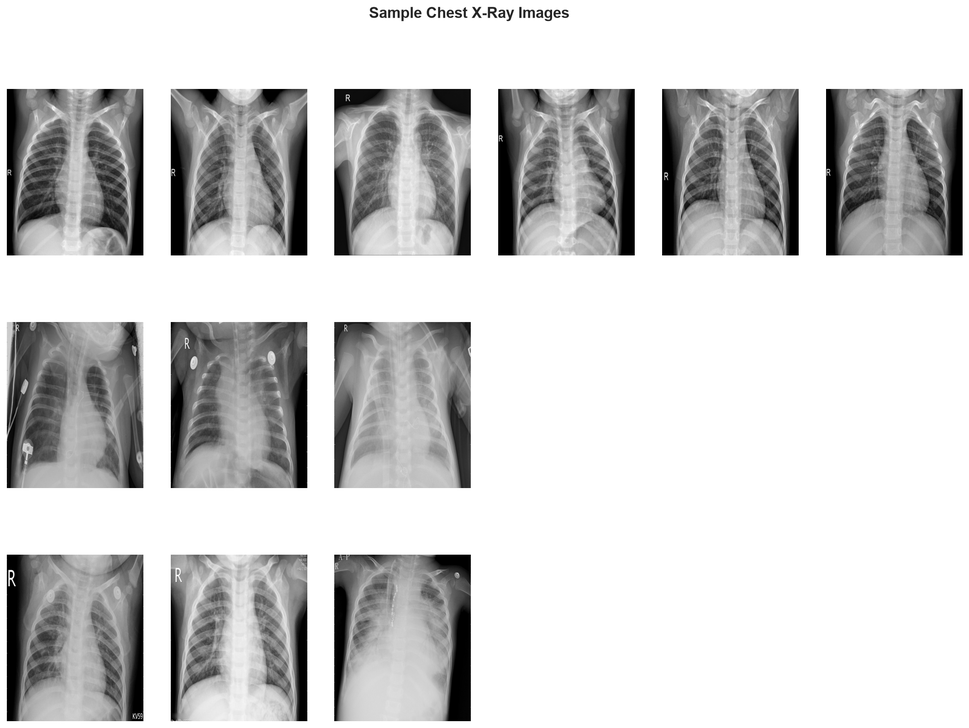
#> input picture reports/01_eda/eda_sample_gallery.png, 969 x 728 px, shrunk from 2122 x 1596 before the run
$ python -i expert_system.py   (imports and definitions only)   (older library calls are emulated)
#> lines starting #> are read from the running program, lines starting #| are printed output that depends on the picture; after the words box and inside, x2 and y2 are one past the last pixel; in counts of white or black regions, pixels touching at a corner belong together
"""
Rule-based Expert System for Chest X-Ray Analysis.

Encodes radiological knowledge as computable rules:
  - Lung opacity / consolidation detection
  - Texture heterogeneity (GLCM features)
  - Lung density distribution
  - Opacification pattern classification

Each rule returns a score in [0, 1] where higher = more likely pneumonia.
The final expert score is a weighted combination of all rules.
"""
from dataclasses import dataclass, field
from typing import Dict, List, Optional, Tuple

import cv2
import numpy as np
from skimage.feature import graycomatrix, graycoprops
from skimage.filters import threshold_otsu
from skimage.morphology import closing, disk, opening
from skimage.measure import regionprops, label as sk_label


@dataclass
class ExpertFindings:
    """Structured report from the expert system."""
    opacity_score: float = 0.0
    texture_score: float = 0.0
    density_score: float = 0.0
    consolidation_score: float = 0.0
    final_score: float = 0.0
    prediction: int = 0               # 0=NORMAL, 1=PNEUMONIA
    confidence: float = 0.0
    findings: List[str] = field(default_factory=list)
    feature_vector: np.ndarray = field(default_factory=lambda: np.array([]))

    @property
    def is_high_confidence(self) -> bool:
        return self.confidence >= 0.85


class ChestExpertSystem:
    """
    Symbolic expert system that mimics radiologist diagnostic criteria.

    Rules are based on:
    - ACR/RSNA pneumonia diagnosis guidelines
    - Opacity: air-space opacification in lung fields
    - Consolidation: replacement of air by fluid/tissue
    - Texture: heterogeneous vs homogeneous lung parenchyma
    """

    def __init__(
        self,
        opacity_threshold: float = 0.35,
        glcm_distances: List[int] = None,
        glcm_angles: List[float] = None,
        opacity_weight: float = 0.40,
        texture_weight: float = 0.35,
        density_weight: float = 0.25,
        expert_override_threshold: float = 0.85,
    ):
        self.opacity_threshold = opacity_threshold
        self.glcm_distances = glcm_distances or [1, 3, 5]
        self.glcm_angles = glcm_angles or [0, np.pi/4, np.pi/2, 3*np.pi/4]
        self.opacity_weight = opacity_weight
        self.texture_weight = texture_weight
        self.density_weight = density_weight
        self.override_threshold = expert_override_threshold

    def preprocess(self, image: np.ndarray) -> np.ndarray:
        """Standardize image for rule evaluation."""
        if image.ndim == 3:
            gray = cv2.cvtColor(image, cv2.COLOR_RGB2GRAY)
        else:
            gray = image.copy()

        # CLAHE: enhance local contrast (standard in chest X-ray processing)
        clahe = cv2.createCLAHE(clipLimit=2.0, tileGridSize=(8, 8))
        enhanced = clahe.apply(gray)
        # Normalize to [0, 1]
        return enhanced.astype(np.float32) / 255.0

    def extract_lung_roi(self, gray: np.ndarray) -> Tuple[np.ndarray, np.ndarray]:
        """
        Rough lung segmentation using adaptive thresholding + morphology.

        Returns (roi_image, lung_mask).
        """
        gray_uint8 = (gray * 255).astype(np.uint8)

        # Otsu threshold to separate lung field from surrounding tissue
        thresh = threshold_otsu(gray_uint8)
        binary = gray_uint8 < thresh  # lungs are darker than bones/mediastinum

        # Morphological operations to clean up lung mask
        cleaned = closing(binary, disk(5))
        cleaned = opening(cleaned, disk(3))

        # Keep only the two largest connected components (left + right lung)
        labeled = sk_label(cleaned)
        props = sorted(regionprops(labeled), key=lambda r: r.area, reverse=True)
        lung_mask = np.zeros_like(binary, dtype=bool)
        for prop in props[:2]:  # top 2 regions = lungs
            lung_mask[labeled == prop.label] = True

        # Fallback: if segmentation fails, use center crop as ROI
        if lung_mask.sum() < 0.05 * gray.size:
            h, w = gray.shape
            lung_mask[h//6:5*h//6, w//6:5*w//6] = True

        roi = gray.copy()
        roi[~lung_mask] = 0.0
        return roi, lung_mask

    # ──────────────────────────────────────────────────────────────────────
    # RULE 1 — Opacity Rule
    # Pneumonia causes air-space opacification: lung regions become brighter
    # than expected. Elevated mean intensity within lung ROI → opacity.
    # ──────────────────────────────────────────────────────────────────────
    def _opacity_rule(self, roi: np.ndarray, mask: np.ndarray) -> Tuple[float, str]:
        lung_pixels = roi[mask]
        if len(lung_pixels) == 0:
            return 0.5, "Could not evaluate opacity (mask empty)"

        mean_intensity = float(lung_pixels.mean())
        std_intensity = float(lung_pixels.std())

        # High mean + low std → consolidation (fluid filling air spaces)
        opacity_score = np.clip(mean_intensity / 0.6, 0, 1)
        homogeneity_penalty = np.clip(1 - std_intensity / 0.3, 0, 0.3)
        score = np.clip(opacity_score + homogeneity_penalty, 0, 1)

        finding = (
            f"Lung opacity: mean={mean_intensity:.3f}, std={std_intensity:.3f} → "
            f"{'ELEVATED (consolidation suspected)' if score > 0.5 else 'NORMAL range'}"
        )
        return float(score), finding

    # ──────────────────────────────────────────────────────────────────────
    # RULE 2 — Texture Heterogeneity Rule (GLCM)
    # Pneumonic consolidation alters parenchymal texture:
    # lower correlation, higher contrast, lower homogeneity.
    # ──────────────────────────────────────────────────────────────────────
    def _texture_rule(self, roi: np.ndarray, mask: np.ndarray) -> Tuple[float, str]:
        lung_pixels = roi.copy()
        lung_pixels[~mask] = 0

        # Quantize to 64 levels for GLCM (reduces noise)
        quantized = (lung_pixels * 63).astype(np.uint8)

        glcm = graycomatrix(
            quantized,
            distances=self.glcm_distances,
            angles=self.glcm_angles,
            levels=64,
            symmetric=True,
            normed=True,
        )

        contrast     = float(graycoprops(glcm, "contrast").mean())
        homogeneity  = float(graycoprops(glcm, "homogeneity").mean())
        energy       = float(graycoprops(glcm, "energy").mean())
        correlation  = float(graycoprops(glcm, "correlation").mean())

        # Pneumonia: high contrast, low homogeneity, low energy
        # Normalize each feature to [0,1] contribution
        contrast_score    = np.clip(contrast / 500.0, 0, 1)
        homogeneity_score = np.clip(1 - homogeneity, 0, 1)
        energy_score      = np.clip(1 - energy * 10, 0, 1)
        correlation_score = np.clip(1 - (correlation + 1) / 2, 0, 1)

        score = (contrast_score + homogeneity_score + energy_score + correlation_score) / 4

        finding = (
            f"Texture — contrast={contrast:.1f}, homogeneity={homogeneity:.3f}, "
            f"energy={energy:.4f}, correlation={correlation:.3f} → "
            f"{'ABNORMAL (heterogeneous)' if score > 0.5 else 'NORMAL'}"
        )
        return float(np.clip(score, 0, 1)), finding

    # ──────────────────────────────────────────────────────────────────────
    # RULE 3 — Density Distribution Rule
    # Pneumonia creates focal/lobar density increases.
    # Asymmetry between upper and lower lung zones indicates pathology.
    # ──────────────────────────────────────────────────────────────────────
    def _density_rule(self, roi: np.ndarray, mask: np.ndarray) -> Tuple[float, str]:
        h, w = roi.shape
        # Divide lung into quadrants
        upper = roi[:h//2, :]
        lower = roi[h//2:, :]
        upper_mask = mask[:h//2, :]
        lower_mask = mask[h//2:, :]

        upper_mean = float(upper[upper_mask].mean()) if upper_mask.any() else 0
        lower_mean = float(lower[lower_mask].mean()) if lower_mask.any() else 0

        # High asymmetry → focal consolidation
        asymmetry = abs(upper_mean - lower_mean)
        overall_density = (upper_mean + lower_mean) / 2

        # Basal pneumonia is most common → lower zone higher than upper
        basal_predominance = max(0, lower_mean - upper_mean)

        score = np.clip(
            asymmetry * 3 + overall_density * 0.5 + basal_predominance * 2,
            0, 1
        )

        finding = (
            f"Density distribution — upper_zone={upper_mean:.3f}, lower_zone={lower_mean:.3f}, "
            f"asymmetry={asymmetry:.3f} → "
            f"{'FOCAL DENSITY (basal consolidation suspected)' if score > 0.5 else 'NORMAL distribution'}"
        )
        return float(score), finding

    # ──────────────────────────────────────────────────────────────────────
    # RULE 4 — Consolidation Pattern Rule
    # Uses Otsu thresholding to identify high-density focal regions
    # inconsistent with normal aeration.
    # ──────────────────────────────────────────────────────────────────────
    def _consolidation_rule(self, roi: np.ndarray, mask: np.ndarray) -> Tuple[float, str]:
        lung_pixels = roi[mask]
        if len(lung_pixels) < 100:
            return 0.5, "Insufficient lung area for consolidation analysis"

        # Pixels above 60th percentile of lung intensity = dense regions
        high_thresh = np.percentile(lung_pixels, 60)
        dense_region = (roi > high_thresh) & mask
        consolidation_ratio = dense_region.sum() / mask.sum()

        # Very high ratio (>0.35) with high intensity = consolidation
        score = np.clip(consolidation_ratio / 0.35, 0, 1) * float(roi[mask].mean() > 0.3)

        finding = (
            f"Consolidation — dense_ratio={consolidation_ratio:.3f}, "
            f"mean_lung_intensity={float(roi[mask].mean()):.3f} → "
            f"{'CONSOLIDATION PATTERN' if score > 0.5 else 'NORMAL aeration'}"
        )
        return float(np.clip(score, 0, 1)), finding

    def analyze(self, image: np.ndarray) -> ExpertFindings:
        """
        Run full expert system analysis on a single image.

        Args:
            image: RGB or grayscale numpy array (H×W or H×W×3), uint8 [0,255]

        Returns:
            ExpertFindings with per-rule scores and final diagnosis
        """
        gray = self.preprocess(image)
        roi, mask = self.extract_lung_roi(gray)

        opacity_score,       f1 = self._opacity_rule(roi, mask)
        texture_score,       f2 = self._texture_rule(roi, mask)
        density_score,       f3 = self._density_rule(roi, mask)
        consolidation_score, f4 = self._consolidation_rule(roi, mask)

        final_score = (
            self.opacity_weight  * opacity_score +
            self.texture_weight  * texture_score +
            self.density_weight  * (density_score * 0.5 + consolidation_score * 0.5)
        )
        final_score = float(np.clip(final_score, 0, 1))

        prediction = int(final_score >= 0.5)
        confidence = abs(final_score - 0.5) * 2  # distance from decision boundary

        feature_vector = np.array([
            opacity_score, texture_score, density_score,
            consolidation_score, final_score,
        ], dtype=np.float32)

        return ExpertFindings(
            opacity_score=opacity_score,
            texture_score=texture_score,
            density_score=density_score,
            consolidation_score=consolidation_score,
            final_score=final_score,
            prediction=prediction,
            confidence=confidence,
            findings=[f1, f2, f3, f4],
            feature_vector=feature_vector,
        )

    def analyze_batch(self, images: List[np.ndarray]) -> List[ExpertFindings]:
        return [self.analyze(img) for img in images]

    # [5 lines left out: function get_feature_names, not called in this run]

>>> import cv2
>>> picture = cv2.cvtColor(cv2.imread('../../reports/01_eda/eda_sample_gallery.png'), cv2.COLOR_BGR2RGB)
#> picture is the input picture: shape (728, 969, 3); min 0, max 255, mean 205
>>> result = ChestExpertSystem().analyze(picture)
#> in preprocess, `enhanced = clahe.apply(gray)`:
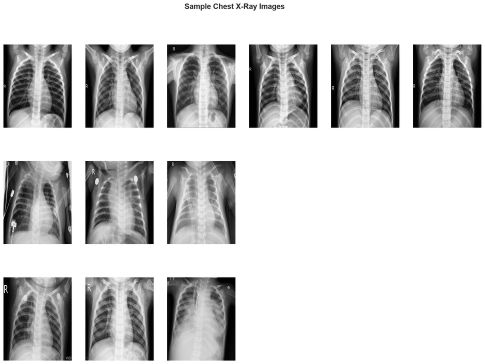
#> enhanced: shape (728, 969) (shown at 1/2 size); min 0, max 255, mean 203.5
#> in extract_lung_roi, `thresh = threshold_otsu(gray_uint8)`: thresh = 163
#> in extract_lung_roi, `binary = gray_uint8 < thresh`:
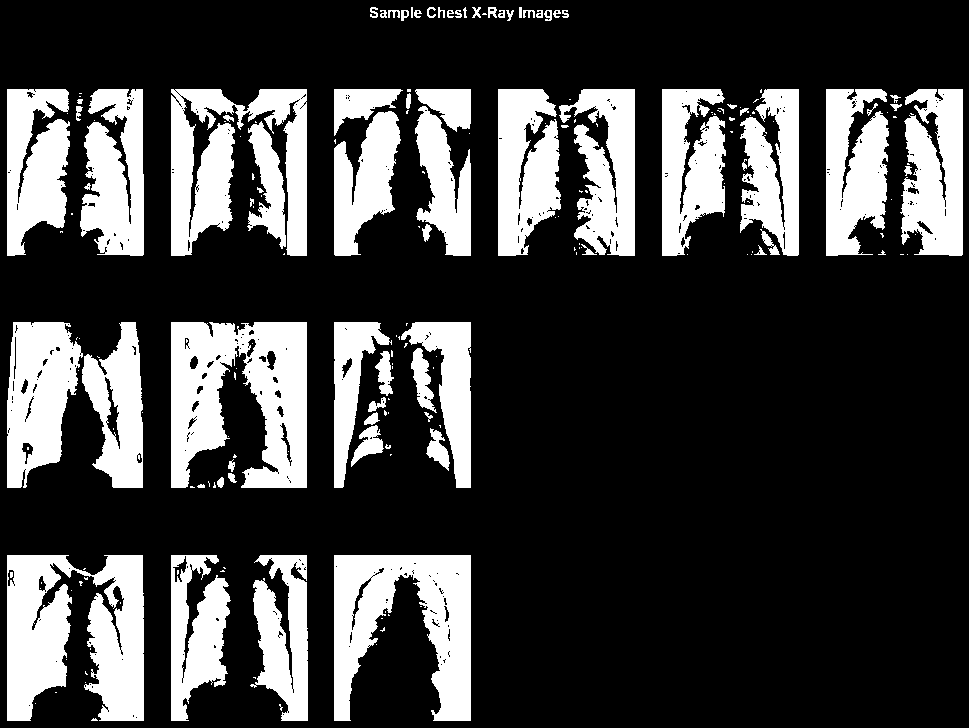
#> binary: shape (728, 969) bool; 25.2% white; 196 white regions (122 under 20 px), largest, box (x1, y1, x2, y2) and area: (7, 555, 144, 721) 16018, (171, 322, 307, 488) 15969, (334, 555, 471, 721) 13580
#> in extract_lung_roi, `labeled = sk_label(cleaned)`:
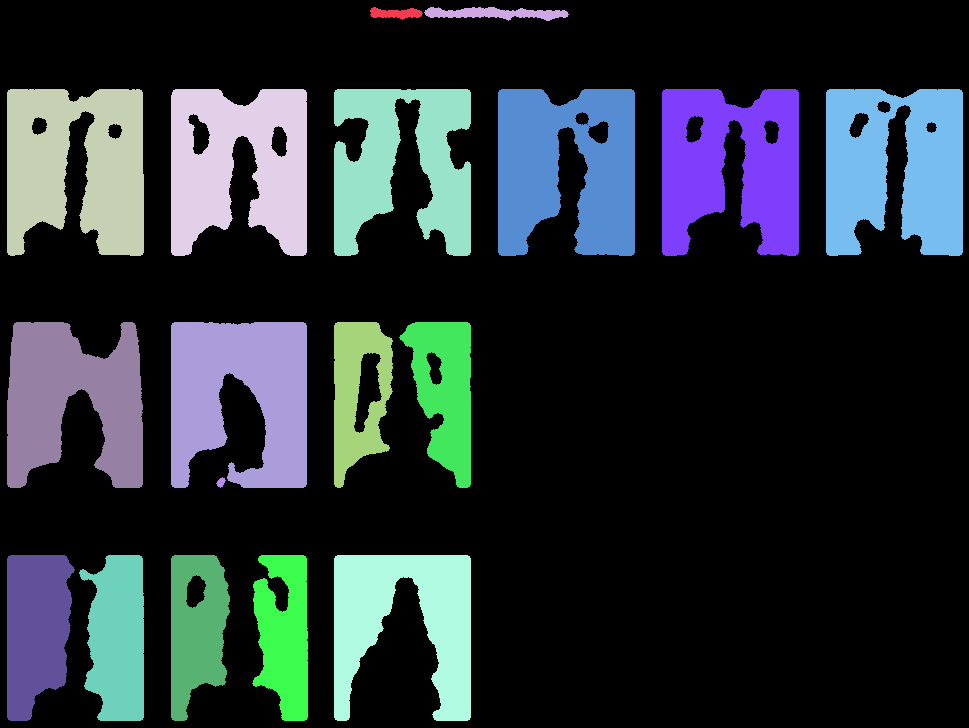
#> labeled: shape (728, 969) int32; 19 distinct labels, from 0 to 18; one colour per label, 0 black
#> in extract_lung_roi, `props = sorted(regionprops(labeled), key=lambda r: r.area, reverse=True)`: props = 18 regions; largest, box (x1, y1, x2, y2) and area: (826, 89, 963, 256) 18304, (498, 89, 635, 256) 18212, (7, 89, 144, 256) 17967, (171, 322, 307, 488) 17690, (662, 89, 799, 256) 17223
#> the loop in extract_lung_roi, `for prop in props[:2]:` made 2 passes
#> in extract_lung_roi, `roi[~lung_mask] = 0.0`:
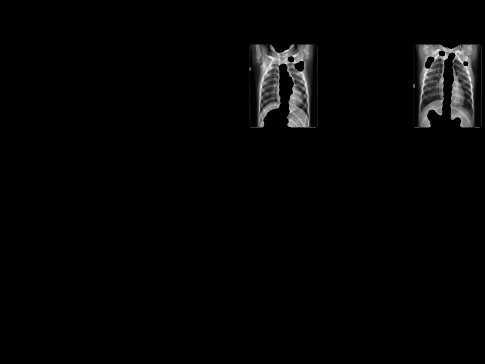
#> roi: shape (728, 969) float32 (shown at 1/2 size); min 0, max 0.976, mean 0.018
#> in _opacity_rule, `mean_intensity = float(lung_pixels.mean())`: mean_intensity = 0.348
#> in _opacity_rule, `std_intensity = float(lung_pixels.std())`: std_intensity = 0.241
#> in _opacity_rule, `opacity_score = np.clip(mean_intensity / 0.6, 0, 1)`: opacity_score = 0.58
#> in _opacity_rule, `homogeneity_penalty = np.clip(1 - std_intensity / 0.3, 0, 0.3)`: homogeneity_penalty = 0.196
#> in _opacity_rule, `score = np.clip(opacity_score + homogeneity_penalty, 0, 1)`: score = 0.775
#> in _texture_rule, `quantized = (lung_pixels * 63).astype(np.uint8)`:
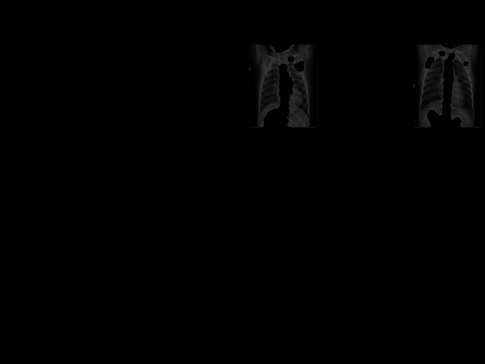
#> quantized: shape (728, 969) (shown at 1/2 size); min 0, max 61, mean 1.1
#> in _texture_rule, `contrast     = float(graycoprops(glcm, "contrast").mean())`: contrast = 8.43
#> in _texture_rule, `homogeneity  = float(graycoprops(glcm, "homogeneity").mean())`: homogeneity = 0.962
#> in _texture_rule, `energy       = float(graycoprops(glcm, "energy").mean())`: energy = 0.951
#> in _texture_rule, `correlation  = float(graycoprops(glcm, "correlation").mean())`: correlation = 0.879
#> in _texture_rule, `contrast_score    = np.clip(contrast / 500.0, 0, 1)`: contrast_score = 0.0169
#> in _texture_rule, `homogeneity_score = np.clip(1 - homogeneity, 0, 1)`: homogeneity_score = 0.0385
#> in _texture_rule, `energy_score      = np.clip(1 - energy * 10, 0, 1)`: energy_score = 0
#> in _texture_rule, `correlation_score = np.clip(1 - (correlation + 1) / 2, 0, 1)`: correlation_score = 0.0607
#> in _texture_rule, `score = (contrast_score + homogeneity_score + energy_score + correlati..`: score = 0.029
#> in _density_rule, `upper_mask = mask[:h//2, :]`:
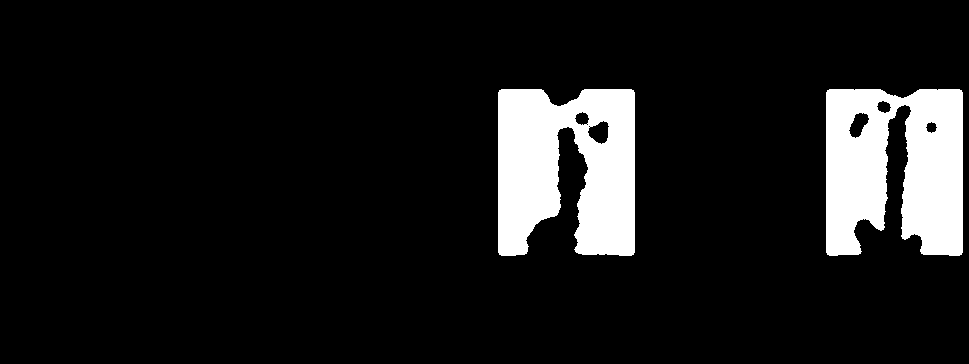
#> upper_mask: shape (364, 969) bool; 10.4% white; 2 white regions, box (x1, y1, x2, y2) and area: (826, 89, 963, 256) 18304, (498, 89, 635, 256) 18212
#> in _density_rule, `upper_mean = float(upper[upper_mask].mean()) if upper_mask.any() else 0`: upper_mean = 0.348
#> in _density_rule, `lower_mean = float(lower[lower_mask].mean()) if lower_mask.any() else 0`: lower_mean = 0
#> in _density_rule, `asymmetry = abs(upper_mean - lower_mean)`: asymmetry = 0.348
#> in _density_rule, `overall_density = (upper_mean + lower_mean) / 2`: overall_density = 0.174
#> in _density_rule, `basal_predominance = max(0, lower_mean - upper_mean)`: basal_predominance = 0
#> in _density_rule, `score = np.clip( asymmetry * 3 + overall_density * 0.5 + basal_predomi..`: score = 1
#> in _consolidation_rule, `high_thresh = np.percentile(lung_pixels, 60)`: high_thresh = 0.431
#> in _consolidation_rule, `dense_region = (roi > high_thresh) & mask`:
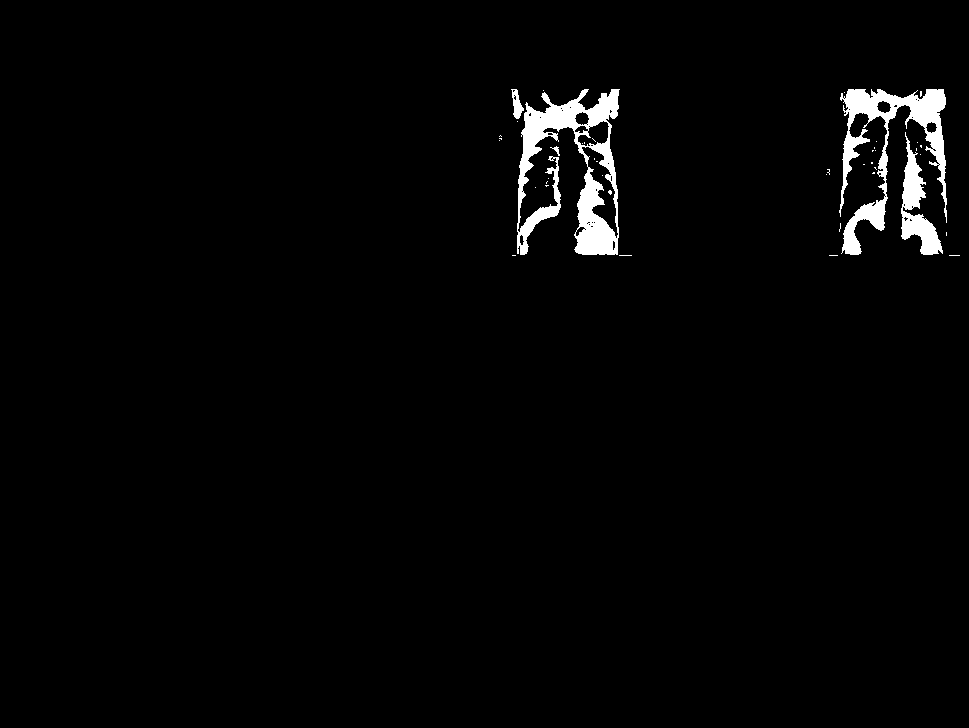
#> dense_region: shape (728, 969) bool; 2.1% white; 43 white regions (38 under 20 px), largest, box (x1, y1, x2, y2) and area: (517, 89, 620, 255) 7024, (839, 89, 947, 255) 5219, (901, 132, 943, 255) 1963, (511, 89, 524, 119) 205, (550, 146, 560, 156) 34
#> in _consolidation_rule, `consolidation_ratio = dense_region.sum() / mask.sum()`: consolidation_ratio = 0.4
#> in _consolidation_rule, `score = np.clip(consolidation_ratio / 0.35, 0, 1) * float(roi[mask].me..`: score = 1
#> in analyze, `final_score = ( self.opacity_weight  * opacity_score + self.texture_we..`: final_score = 0.57
#> in analyze, `prediction = int(final_score >= 0.5)`: prediction = 1
#> in analyze, `confidence = abs(final_score - 0.5) * 2`: confidence = 0.14
#> in analyze, `feature_vector = np.array([ opacity_score, texture_score, density_scor..`: feature_vector = [0.775, 0.029, 1, 1, 0.57]
